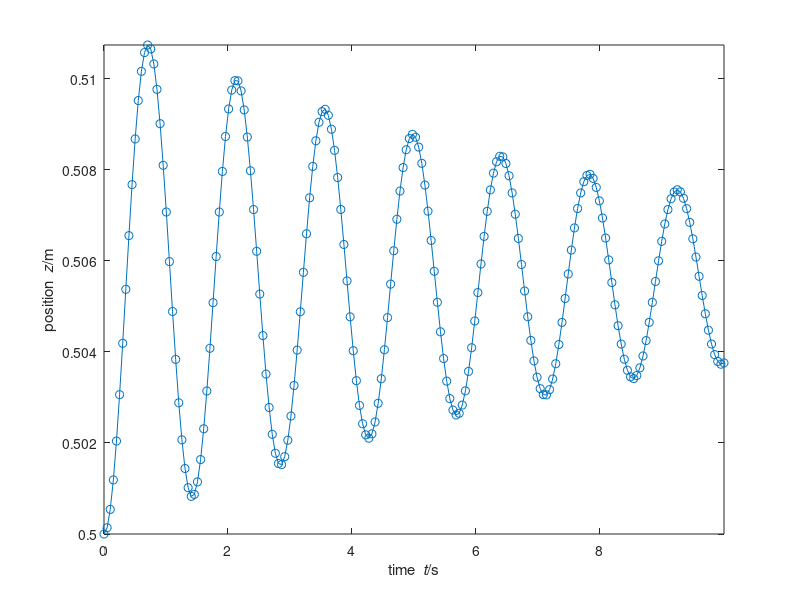
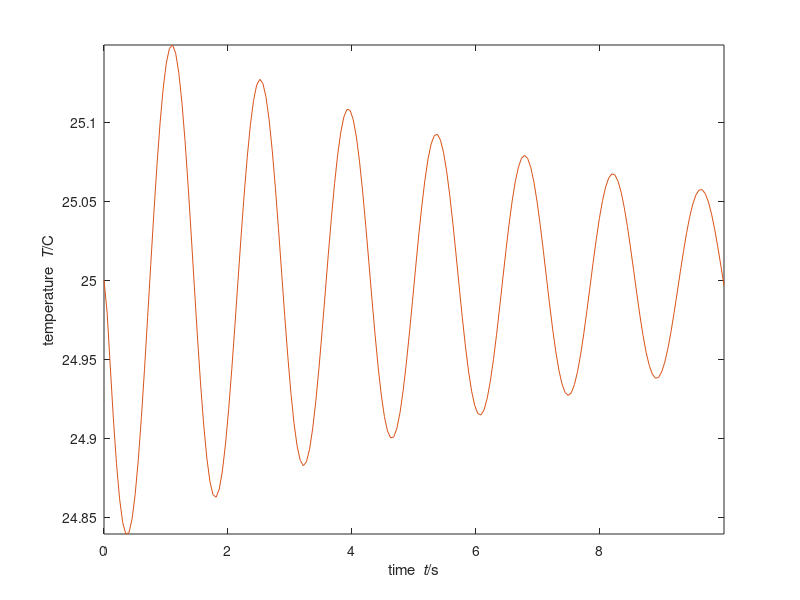
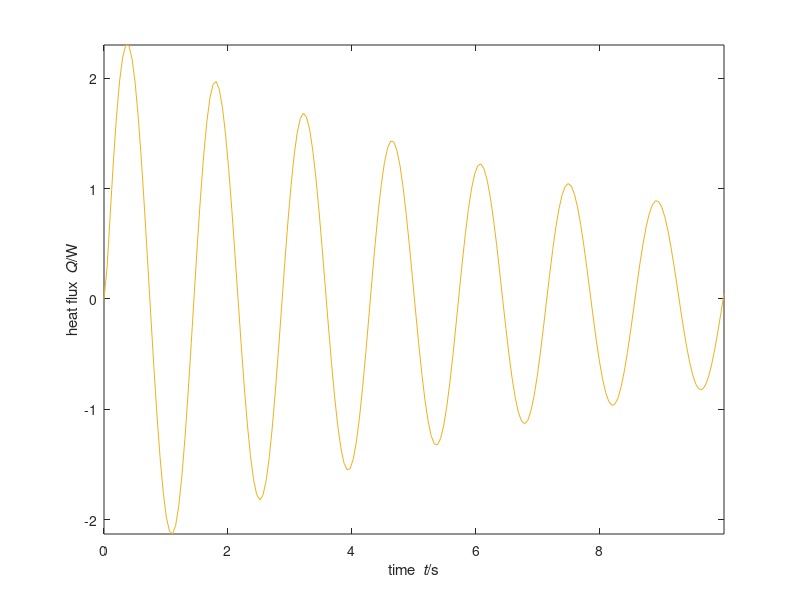

Recreate these plots in MATLAB, in order.
%% SI units used throughout
%% Simulation of ideal gas in 1D
%% Coordinate z
N = 0.02; % amount of ideal gas
A = 0.01; % area of piston
z0 = 0.5; % initial position of piston
v0 = 0; % initial velocity of piston
T0 = 273.15+25; % initial temperature of gas
m = 10; % mass of piston
k = 80*sqrt(4*pi*A); % heat conductivity
%% Fatm = -1e5 * A; % atmospheric force
%%
R = 8.31446261815; % gas constant
C = 20; % molar heat capacity
H = 18e-6 * (4/3 + 0.7); % viscosity
g = 9.80665; % gravitational acceleration
G = -m*g; % gravity supply of momentum to piston
%%
t0 = 0; % initial time
t1 = 10; % final time, can also be earlier than initial
dt = 0.0001; % time step, negative if backward time integration %@
%% adjust final time if not multiple of timestep
t1 = t1 + mod(t1-t0,dt);
%% check if timestep and time interval are consistent
if (t1-t0)*dt <= 0
  error('time interval inconsistent with timestep');
end
%% Save values of all quantities at some steps during the simulation,
%% for subsequente analysis or plotting
%% (saving at all timesteps could be too costly)
Nsaves = 200; % number of timepoints to save during the simulation
%% Calculate time interval for saving
dsave = (t1-t0)/(Nsaves-1);
if abs(dsave) < abs(dt)
  error('time interval between saves is smaller than timestep')
end
%% Initialize vectors to contain saved values
tSave = nan(Nsaves,1);
zSave = nan(Nsaves,1);
vSave = nan(Nsaves,1);
TSave = nan(Nsaves,1);
FSave = nan(Nsaves,1);
%% Save initial values
i = 1; % index that keeps count of savepoints
tSave(1) = t0;
zSave(1) = z0;
vSave(1) = v0;
TSave(1) = T0;
FSave(1) = (N*R*T0 - A*H*v0)/z0;
%% Initialize plot
cols = get(0, 'DefaultAxesColorOrder');
plot(tSave(1), zSave(1), 'o','Color',cols(1,:)); axis('tight');
xlabel('time {\it t}/s'); ylabel('position {\it z}/m'); hold on;
%% %@
%% Numerical time integration
%% Initialize
t = t0;
z = z0;
v = v0;
T = T0;
U = C*N*T0;
P = m*v0;
%% loop
while sign(dt)*t < sign(dt)*t1 % possible backward time integration
  %% update time
  t = t + dt;
  %% constitutive relation for force on piston
  %% same as *minus* force on gas
  F = (N*R*T - A*H*v)/z;
  %% constitutive relation for heat flux
  Q = k*(T0 - T)*z;
  %% update internal energy of gas
  U = U + (Q - F*v)*dt;
  %% update temperature of gas
  T = U/(C*N);
  %% update momentum of piston
  P = P + (F + G)*dt;
  %% update velocity of piston
  v = P/m;
  %% update position of piston
  z = z + v*dt; %@
  %% Check whether to save & plot at this step
  if min(abs([0 dsave] - mod(t-t0, dsave))) <= abs(dt)/2
    i = i+1;
    tSave(i) = t;
    zSave(i) = z;
    vSave(i) = v;
    TSave(i) = T;
    FSave(i) = F;
    plot(t, z, 'o','Color',cols(1,:));
    pause(0.001);
  end %@
end %@
%% Plot trajectory
plot(tSave,zSave,'-','Color',cols(1,:));
figure();
plot(tSave,TSave-273.15,'-','Color',cols(2,:)); axis('tight');
xlabel('time {\it t}/s'); ylabel('temperature {\it T}/C');
figure();
plot(tSave,(T0-TSave)*k.*zSave,'-','Color',cols(3,:)); axis('tight');
xlabel('time {\it t}/s'); ylabel('heat flux {\it Q}/W');
